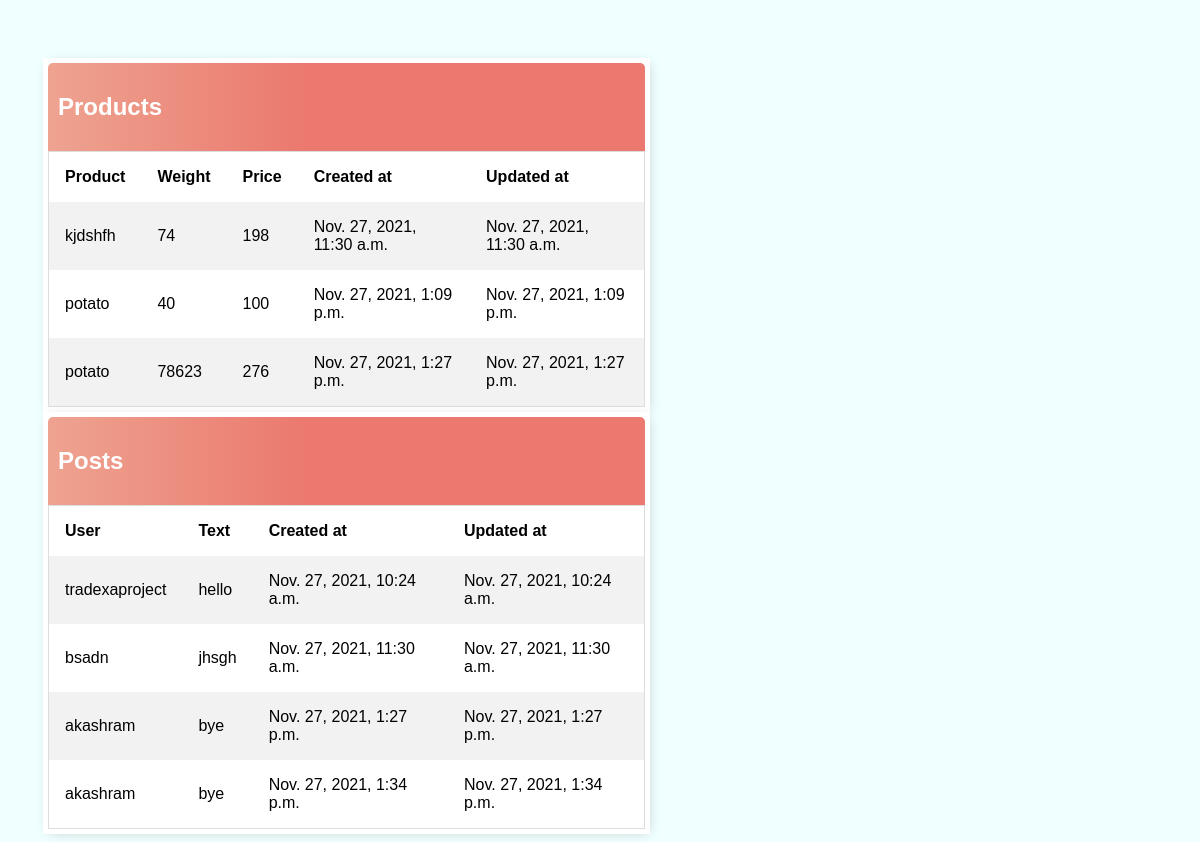
Screenshot of /postview/ (signed in) with the database file from the repository.
### producttradexa/models.py (models this page shows, shortened)
class Product(models.Model):
    name=models.CharField(max_length=100)
    weight=models.IntegerField()
    price=models.IntegerField()
    created_at = models.DateTimeField(auto_now_add=True)
    updated_at = models.DateTimeField(auto_now=True)

### usertradexa/models.py (models this page shows, shortened)
class Post(models.Model):
    user=models.ForeignKey(User,on_delete=models.CASCADE,null=True,blank=True)
    text=models.CharField(max_length=1000)
    created_at = models.DateTimeField(auto_now_add=True)
    updated_at = models.DateTimeField(auto_now=True)

### usertradexa/views.py (the view)
# urls.py: path('postview/',postview,name='postview'),
@login_required(login_url='login')
def postview(request):
        post=Post.objects.all()
        product=Product.objects.all()
        context={'post':post,'product':product}
        return render(request,'usertradexa/postview.html',context)

### usertradexa/templates/usertradexa/postview.html (shortened to what this page needs)
<!DOCTYPE html>
<html>
<head>
</head>
<body>
<div class="row">
  <div class="column"  id='container' style="margin-right: auto;">
    <table>
        <div class='header-bar'><h2>Products</h2>
        </div>
      <tr>
        <th>Product</th>
                <th>Weight</th>
                <th>Price</th>
                <th>Created at</th>
                <th>Updated at</th>
      </tr>
      {% for products in product %}
                <tr>
                    <td>{{products.name}}</td>
                    <td>{{products.weight}}</td>
                    <td>{{products.price}}</td>
                    <td>{{products.created_at}}</td>
                    <td>{{products.updated_at}}</td>
                </tr>
            {% endfor %}
    </table>
  </div>
  <div class="column" id='container'>
    <table>
        <div class='header-bar'><h2>Posts</h2>
        <tr>
            <th>User</th>
                    <th>Text</th>
                    <th>Created at</th>
                    <th>Updated at</th>
          </tr>
          {% for posts in post %}
                    <tr>
                        <td>{{posts.user}}</td>
                        <td>{{posts.text}}</td>
                        <td>{{posts.created_at}}</td>
                        <td>{{posts.updated_at}}</td>
                    </tr>
                {% endfor %}
    </table>
  </div>
</div>
</body>
</html>

### usertradexa/templates/usertradexa/postview.html (style rules this page uses)
.row { margin-left:-5px; margin-right:-5px; }
.column { float: left; width: 50%; padding: 5px; }
.row::after { content: ""; clear: both; display: table; }
table { border-collapse: collapse; border-spacing: 0; width: 100%; border: 1px solid #ddd; }
th, td { text-align: left; padding: 16px; }
tr:nth-child(even) { background-color: #f2f2f2; }
.header-bar { display: flex; justify-content: space-between; color: #fff; padding: 10px; text-align: center; border-radius: 5px 5px 0 0; background: linear-gradient(90deg, #EEA390 0%, #EB796F 43%, #EB796F 100%); }
body { background-color: #F0FFFF; font-family: 'Nunito', sans-serif; padding-top: 50px; }
#container { max-width:650px; margin-left: 40px; padding: auto; position: relative; background-color: #fff; -webkit-box-shadow: 2px 2px 13px -4px rgba(0, 0, 0, 0.21); box-shadow: 2px 2px 13px -4px rgba(0, 0, 0, 0.21); }
h1, h2, h3, h4, h5, h6 { font-family: 'Raleway', sans-serif, }

### rows the page displays
Product: name "kjdshfh", weight "74", price "198", created_at "Nov. 27, 2021, 11:30 a.m.", updated_at "Nov. 27, 2021, 11:30 a.m."
Product: name "potato", weight "40", price "100", created_at "Nov. 27, 2021, 1:09 p.m.", updated_at "Nov. 27, 2021, 1:09 p.m."
Product: name "potato", weight "78623", price "276", created_at "Nov. 27, 2021, 1:27 p.m.", updated_at "Nov. 27, 2021, 1:27 p.m."
Post: user "tradexaproject", text "hello", created_at "Nov. 27, 2021, 10:24 a.m.", updated_at "Nov. 27, 2021, 10:24 a.m."
Post: user "bsadn", text "jhsgh", created_at "Nov. 27, 2021, 11:30 a.m.", updated_at "Nov. 27, 2021, 11:30 a.m."
Post: user "akashram", text "bye", created_at "Nov. 27, 2021, 1:27 p.m.", updated_at "Nov. 27, 2021, 1:27 p.m."
Post: user "akashram", text "bye", created_at "Nov. 27, 2021, 1:34 p.m.", updated_at "Nov. 27, 2021, 1:34 p.m."
